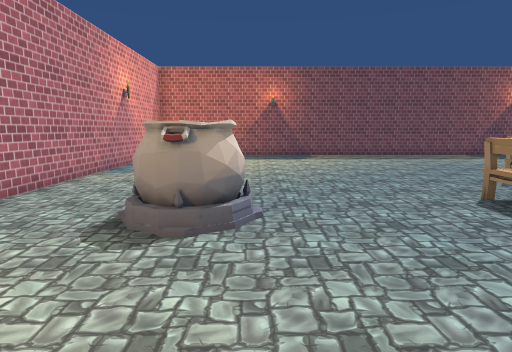
view 1 (above)

18 first-person views from a walk through a Unity game level. The camera is 1.5 m above the floor, tilts 8° down and sees 75° across. The floor is counted in squares, 1 m on a side. Each view is taken from the middle of a square. On the plan, view 1 faces up. The plan holds only what a view shows up to about 15 squares ahead; the rest is blank. The place goes on beyond the plan. The player character is not drawn. Some surface patterns are stand-ins.

view 2
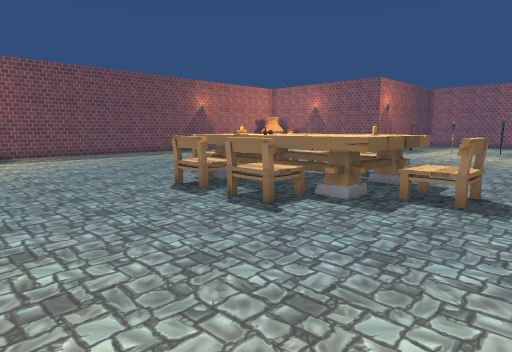

view 3
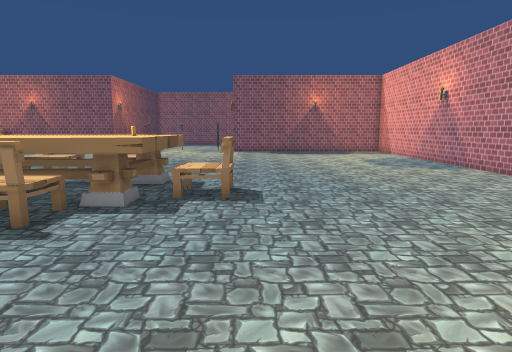

view 4
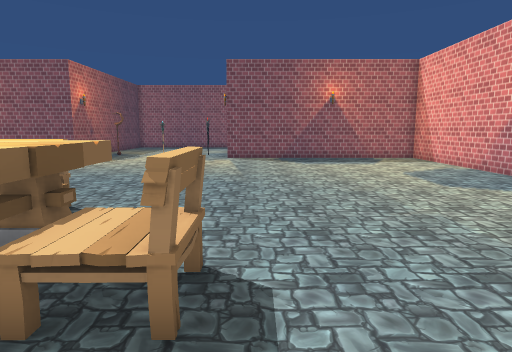

view 5
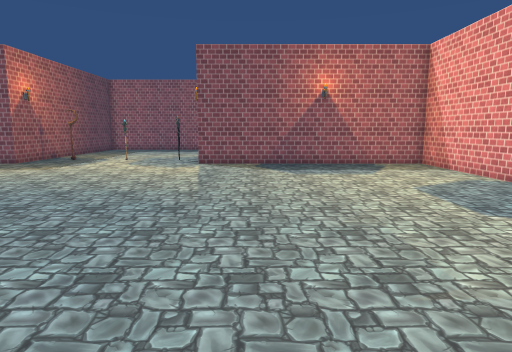

view 6
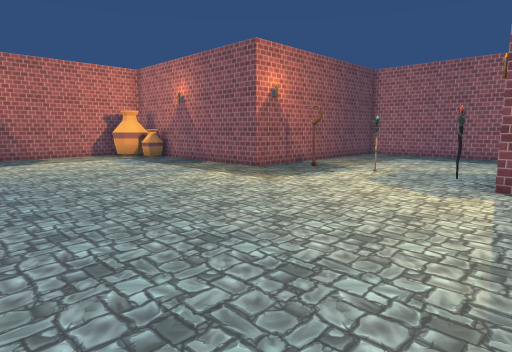

view 7
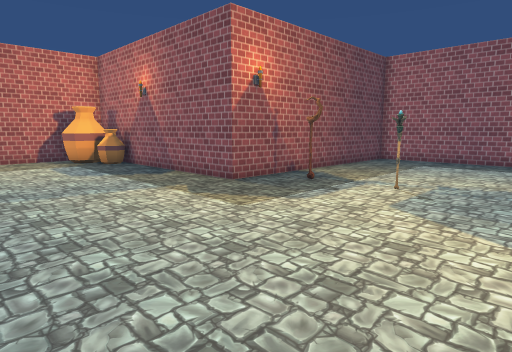

view 8
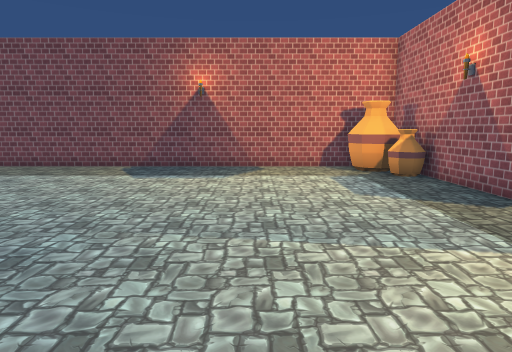

view 9
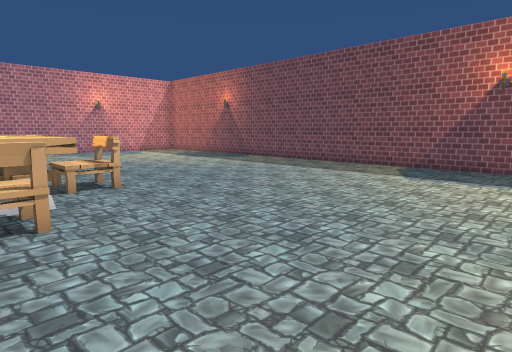

view 10
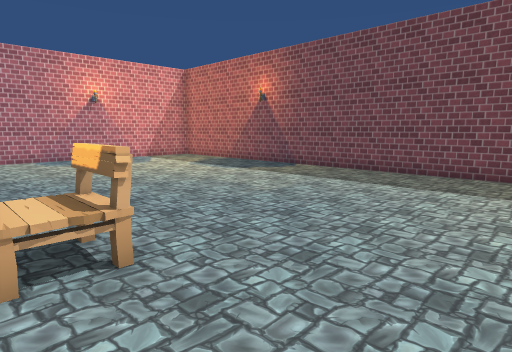

view 11
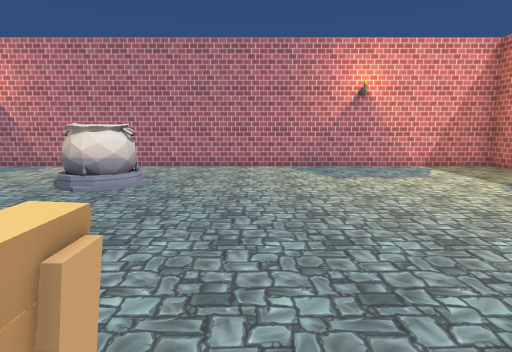

view 12
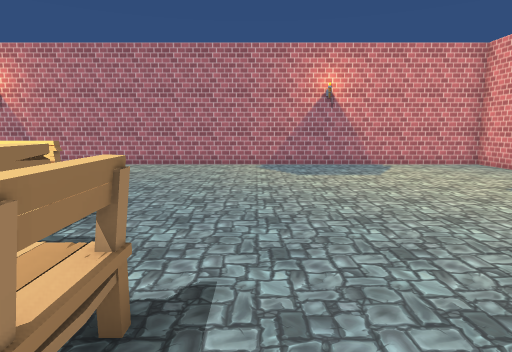

view 13
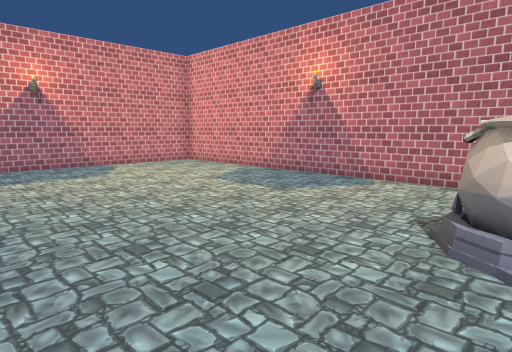

view 14
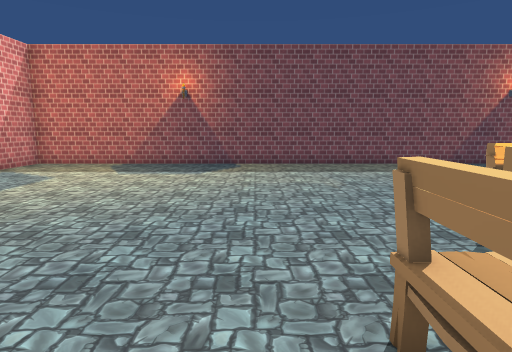

view 15
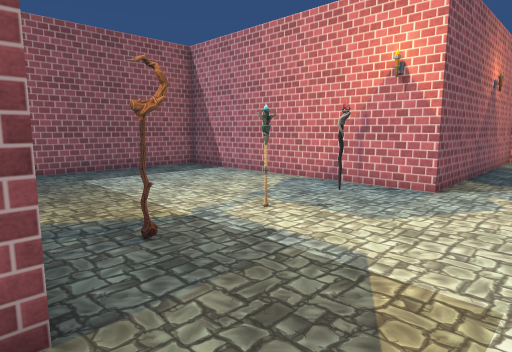

view 16
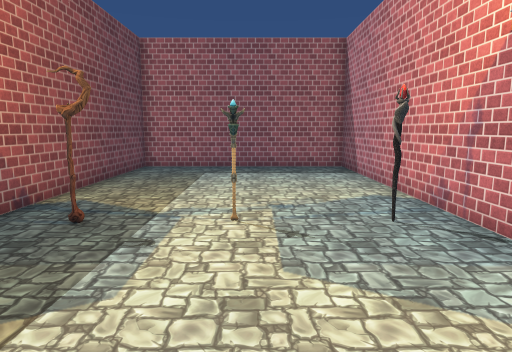

view 17
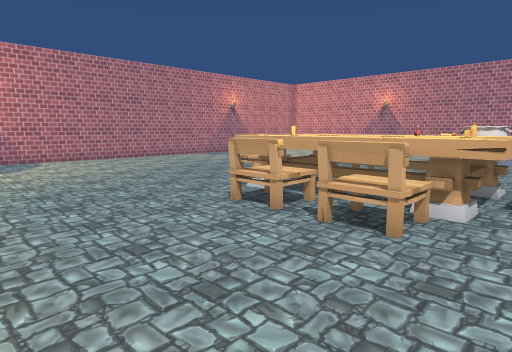

view 18
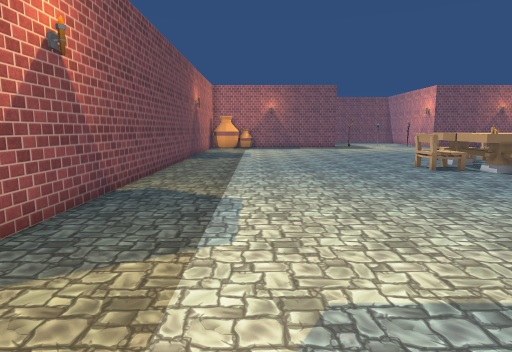

### Floor plan
Points are (right, up) in squares from view 1. A wall is a line through its corners. A room is listed if a view was taken in it or the views show most of it. See-through windows are left out.
Room 1 (views 1, 2, 3, 4, 5, 6, 7, 8, 9, 10, 11, 12, 13, 14, 15, 16, 17, 18)
walls: (9.9, 3.7) (9.9, 2.1) (8.4, 2.1); (8.4, 8.1) (10, 8.1) (10, 7.4); (7.1, 5.3) (7.1, 3.6); (9.1, 2.5) (9.1, 7.7); (6.3, 7.3) (6.3, 8.2); (6.4, 2.4) (6.4, 3.3); (-0.5, 5.1) (-1.1, 4.6); (-0.5, 5.1) (-1.2, 4.7); (-0.6, 6.6) (-0.3, 6.2) (-0.3, 5.8) (-0.6, 5.2); (-0.6, 4.9) (-1.5, 4.7) (-1.8, 4.9) (-2.1, 5.5); (-0.8, 6.6) (-0.7, 6.5); (-0.9, 4.7) (-1.8, 5); (-1.1, 6.4) (-0.3, 6.2) (-0.3, 6.2); (-1.1, 6.9) (-0.3, 6.3); (-1.1, 5) (-1.6, 5.1) (-1.9, 5.5); (-1.2, 6.7) (-0.7, 6.6) (-0.4, 5.7); (-1.5, 6.6) (-0.7, 6.6); (21.4, 17.4) (20.7, 17.7) (20.4, 18.3); (21.4, 17.6) (20.9, 17.8) (20.7, 18.3); (21, 19.5) (-5.5, 19.5) (-5.5, -8.3) (22.5, -8.3) (22.5, 1.5) (32.5, 1.5) (32.5, 9.5) (22.5, 9.5) (22.5, 19.3)
low walls: (9.6, 7.1) (8.9, 7.1); (9.1, 7.7) (9.9, 7.7); (8.4, 7.1) (7.4, 7.1); (9.6, 3.3) (9.6, 2.8); (7.5, 7.4) (9.9, 7.4); (10, 2.8) (7.4, 2.8); (9.9, 2.5) (9.1, 2.5); (7.5, 3.2) (9, 3.2); (7.2, 2.8) (6.2, 2.8); (7.4, 2.5) (6.7, 2.5) (6.7, 5.3); (-1, 4.7) (-1.2, 4.7); (-1.1, 4.6) (-1.7, 5.1); (22.4, 16.5) (21.9, 16.3) (21.4, 16.5) (21.2, 16.9)
objects: chair (5, 4) to (6, 5); chair (5, 6) to (6, 7); chair (7, 1) to (8, 2); other object (7, 6); other object (7, 7); chair (7, 8) to (8, 9); chair (10, 4) to (11, 5); chair (10, 6) to (11, 7)

Positions as (right, up) in squares from view 1, and headings:
1: (0, 0), facing up
2: (0, -1), facing up-right
3: (0, 0), facing right
4: (5, 0), facing right
5: (8, -1), facing right
6: (13, 0), facing up-right
7: (16, 2), facing up-right
8: (17, 6), facing up
9: (17, 6), facing up-left
10: (12, 8), facing up-left
11: (8, 10), facing left
12: (4, 6), facing down
13: (4, 6), facing down-left
14: (4, 5), facing up
15: (20, 10), facing down-right
16: (19, 5), facing right
17: (16, 9), facing down-left
18: (-5, 16), facing right
